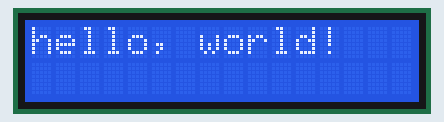
Simulated run of this sketch. Board: Arduino Uno, built with avr-gcc and run on an emulated ATmega328P. On the bench: 16×2 character LCD.

Above: at 0.1 s.
At 3.1 s:
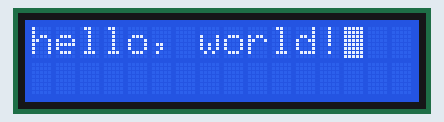

The sketch:

lcd.ino
```cpp
#include <LiquidCrystal.h>

const int rs = 12, en = 11, d4 = 2, d5 = 3, d6 = 4, d7 = 5;
LiquidCrystal lcd(rs, en, d4, d5, d6, d7);


void setup() {
  // put your setup code here, to run once:
  lcd.begin(16, 2); //lcd가 16x2라서
  // Print a message to the LCD.
  lcd.print("hello, world!");


}

void loop() {
  // put your main code here, to run repeatedly:
  lcd.noBlink();
  delay(3000);
  // Turn on the blinking cursor:
  lcd.blink();
  delay(3000);


}
```

Measured:
- what the display in image 1 shows lasts 3.0 s, from 3.1 s to 6.1 s
